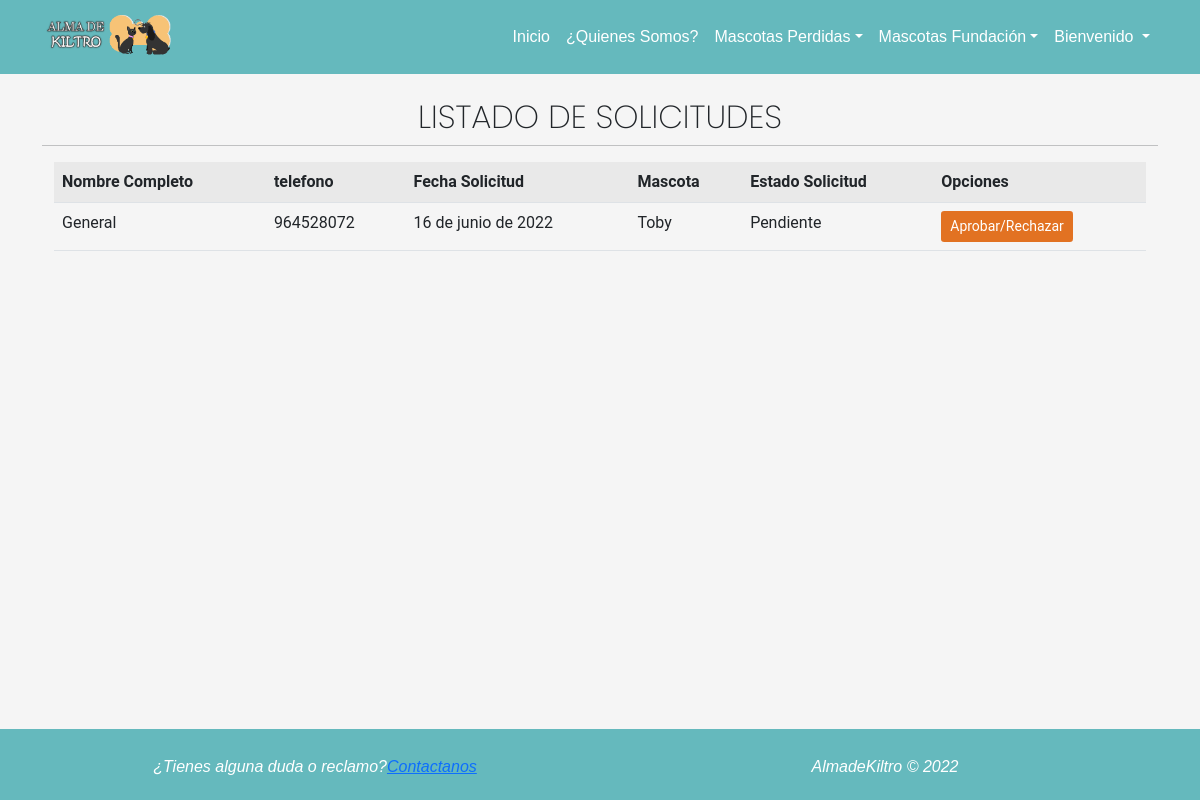
Screenshot of /listado_solicitudes/ (signed in) with the database file from the repository.
### app/models.py (models this page shows, shortened)
class FormularioAdopcion(models.Model):
    nombres = models.CharField(max_length=250)
    apellidos = models.CharField(max_length=250)
    edad = models.IntegerField()
    telefono = models.IntegerField()
    tipo_vivienda = models.CharField(max_length=50,choices=opciones_tipo_vivienda)
    direccion = models.CharField(max_length=250)
    otra_mascota = models.BooleanField()
    fecha_solicitud = models.DateField(auto_now=True)
    cantidad_mascotas = models.IntegerField(choices=opciones_cantidad_mascotas)
    mascota = models.ForeignKey(Mascota, on_delete=models.PROTECT)
    estado_solicitud = models.CharField(max_length=50, choices=opciones_estado_solicitud, default='Pendiente')

class Mascota(models.Model):
    nombre_mascota = models.CharField(max_length=250)
    imagen = models.ImageField(upload_to="mascota", null=True)
    edad_mascota = models.CharField(max_length=250)
    sexo = models.IntegerField(choices=opciones_sexo)
    descripcion = models.TextField()
    tamaño = models.IntegerField(choices=opciones_tamaño)
    peso = models.CharField(max_length=250)
    especie = models.ForeignKey(Especie, on_delete=models.PROTECT)
    raza = models.ForeignKey(Raza, on_delete=models.PROTECT)
    def __str__(self):
        return self.nombre_mascota

### app/views.py (the view)
# urls.py: path('listado_solicitudes/', listar_solicitudes, name="listar_solicitudes"),
@permission_required('app.view_formularioadopcion')
def listar_solicitudes(request):
    solicitudes = FormularioAdopcion.objects.all().order_by('-fecha_solicitud')
    data = {
        'solicitudes': solicitudes
    }
    return render(request, 'app/mascota/listar_solicitudes.html', data)

### app/templates/app/mascota/listar_solicitudes.html (shortened to what this page needs)
{% extends 'app/base.html' %}
{% load static %}
{% block css %}
<link rel="stylesheet" href="{% static 'app/css/mascotas.css' %}">
{% endblock %}
{% block contenido %}
<div class="container">
    <div class="row">
        <h2 class="text-center tituloListar">LISTADO DE SOLICITUDES</h2>
        <hr>
    </div>
    <div class="table-responsive">
        <table class="table table-striped table-hover ">
            <tr>
                <th>Nombre Completo</th>
                <th>telefono</th>
                <th>Fecha Solicitud</th>
                <th>Mascota</th>
                <th>Estado Solicitud</th>
                <th>Opciones</th>
            </tr>
            {% for m in solicitudes %}
            {%  if m.estado_solicitud == 'Pendiente' %}
            <tr>
                <td>{{ m.nombres | title }}</td>
                <td>{{ m.telefono }}</td>
                <td>{{ m.fecha_solicitud }}</td>
                <td>{{ m.mascota }}</td>
                <td>{{ m.estado_solicitud }}</td>
                {% if m.estado_solicitud == 'Pendiente' %}
                <td class="d-flex">
                    <a href="{% url 'ver_solicitud' m.id %}" class="btn btn-outline linkSolicitar text-center btn-sm"> Aprobar/Rechazar
                    </a>
                </td>
                {% endif %}
            </tr>
            {% endif %}
            {% endfor %}
        </table>
    </div>
</div>
{% endblock %}

### app/static/app/css/navbar.css (style rules this page uses)
body { font-family: 'Roboto', sans-serif; }
* { margin: 0; padding: 0; }

### app/static/app/css/style.css (style rules this page uses)
html { min-height: 100%; position: relative; }
body { background-color: whitesmoke; }
.tituloListar { font-family: 'Poppins'; font-style: ExtraLigth; font-weight:200; }

### app/static/app/css/mascotas.css (style rules this page uses)
.linkSolicitar { color: white; background-color: #e27222; }

### rows the page displays
FormularioAdopcion: nombres "General", telefono "964528072", fecha_solicitud "16 de junio de 2022", mascota "Toby", estado_solicitud "Pendiente", shows "Aprobar/Rechazar"
